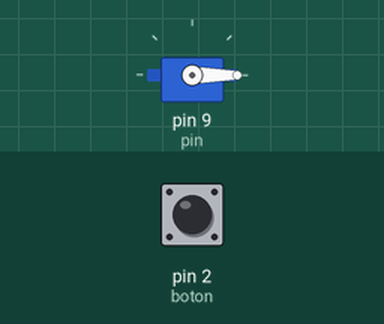
The sketch below on a simulated Arduino Uno, built with avr-gcc and run on an emulated ATmega328P. On the bench: servo. The inputs (shaded band) are chosen by the test bench; at power-on: pin 2 (boton) LOW.

Above: at 1.2 s.
1.3 s: pin 2 (boton) pulled HIGH for 1 s
At 2.8 s:
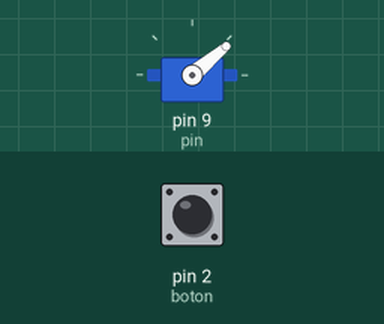
3.8 s: pin 2 (boton) pulled HIGH for 3.2 s
At 7.9 s:
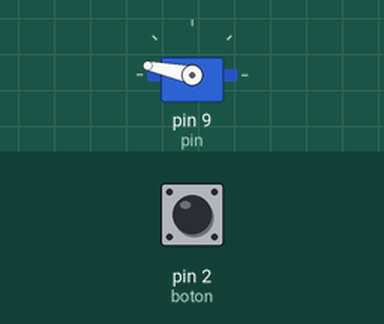
8.5 s: pin 2 (boton) pulled HIGH for 0.15 s
At 9.3 s:
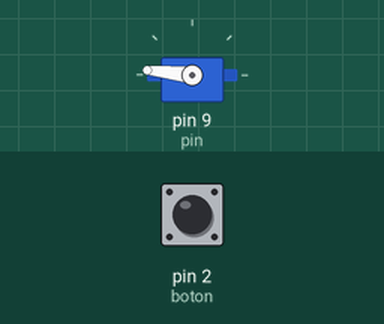
10.1 s: pin 2 (boton) pulled HIGH for 0.15 s
At 10.6 s:
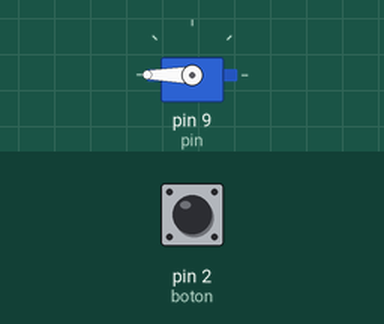
Timing chart, 0 to 12.7 s (numbered marks = the images above; inputs shaded):
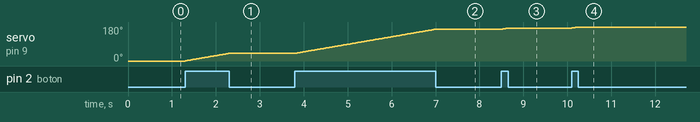

Measured:
- after the input at 1.3 s, servo on pin 9 (pin): moves from 0° to 40° over 0.98 s, starting at once
- after the input at 3.8 s, servo on pin 9 (pin): moves from 40° to 168° over 3.2 s, starting at once
- after the input at 8.5 s, servo on pin 9 (pin): 168° → 174° at once
- after the input at 10.1 s, servo on pin 9 (pin): 174° → 180° at once

The sketch:

ejercicio_51.ino
```cpp
#include <Servo.h>                    // Incluir la librería Servo
Servo servo1;                         // Crear un objeto tipo Servo llamado servo1
int angulo = 0 ;
int posicion = 0;
int pin = 9;
int boton = 2;

/*estos booleanos sirven para definir
que movimiento hace el servo*/
bool del = true;
bool atr = false;


void setup()
{
        servo1.attach(pin) ;
  		// Conectar servo1 al pin 9
  		pinMode(boton, INPUT);
}

void loop()
{
  servo1.write(posicion);
  while(digitalRead(boton) == HIGH){
    if(angulo == 180){
      del = false;
      atr = true;
    }
    if(angulo == 0){
      del = true;
      atr = false;
    }

    if(del == true){
    	angulo +=1 ;
        posicion = angulo;
      	servo1.write(angulo);
    	delay(25);
    }

    if(atr == true){
    	angulo -=1 ;
        posicion = angulo;
     	 servo1.write(angulo);
    	delay(25);
    }
  }

}
```
